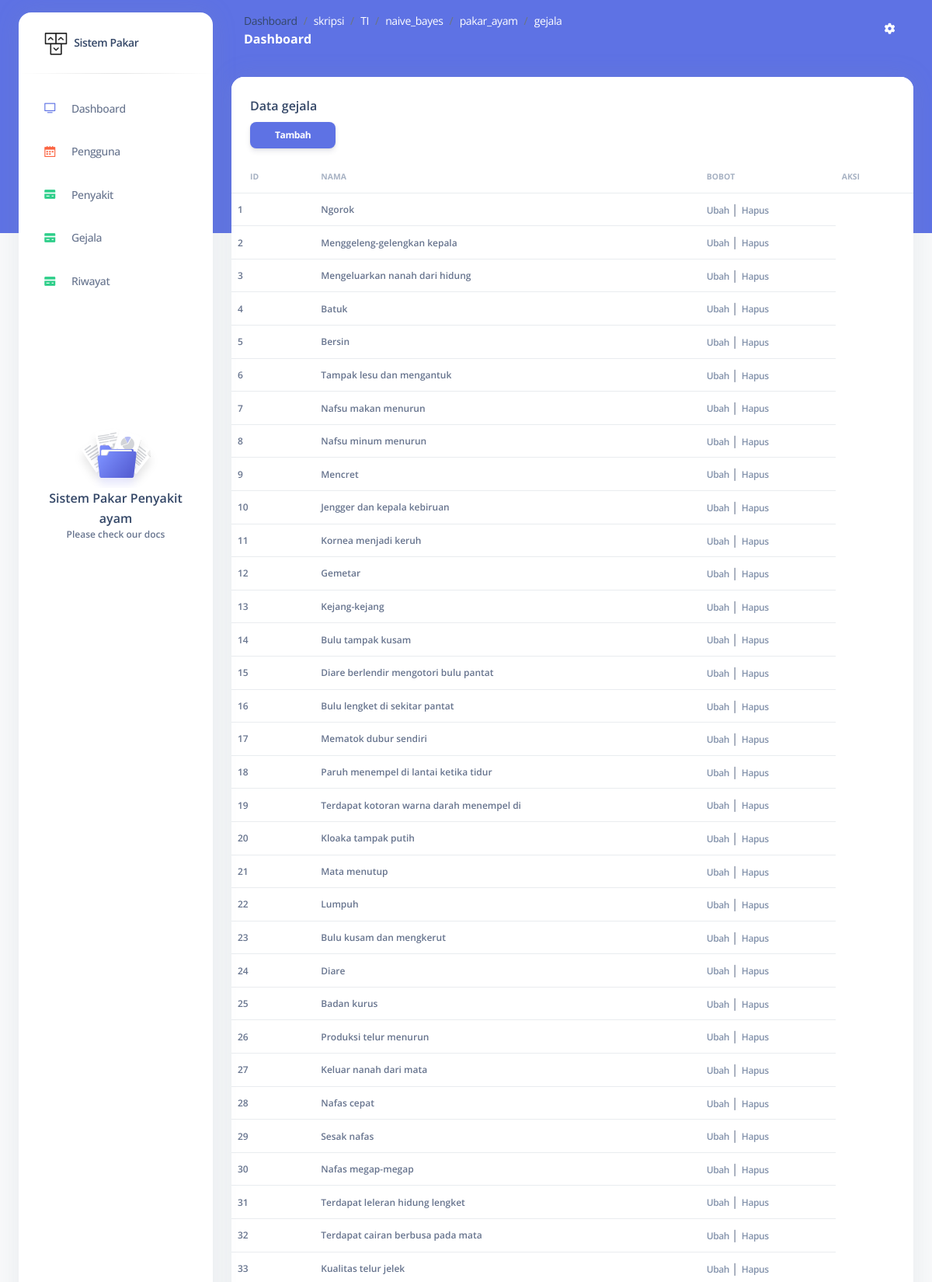
/index.php/gejala (upper part), run on the app's committed database.
### tables this page shows
CREATE TABLE `gejala` (
  `id` int NOT NULL,
  `nama` varchar(40) NOT NULL
);

### application/views/backend/layout/content.php (called while the page is built)
<?php
include str_replace("system", "application/views/backend/content", BASEPATH)."/$content.php";
 ?>

### application/controllers/Gejala.php (called while the page is built, shortened)
<?php
class Gejala extends CI_Controller {
	function __construct()
  	{
		$this->low = "gejala";
		$this->cap = "Gejala";
		$this->load->helper("Response_helper");
		$this->load->helper("Input_helper");
    }
    public function index(){
		$data['title'] = "Data $this->cap";
		$data['content'] = "$this->low/index";
		$data['data'] = $this->db->get("$this->low")->result_array();
        $this->load->view('backend/index',$data);
    }
}

### index.php (called while the page is built, shortened)
<?php
require_once BASEPATH.'core/CodeIgniter.php';

### application/views/backend/content/gejala/index.php (the view, shortened to what this page needs)
<div class="container-fluid py-4">
      <div class="row">
        <div class="col-12">
          <div class="card mb-4">
            <div class="card-header pb-0">
              <h6>Data <?= $this->low ?></h6>
              <a href="<?= base_url($this->low.'/add') ?>"><button class="btn btn-primary btn-sm ms-auto ">Tambah</button></a>
            </div>
            <div class="card-body px-0 pt-0 pb-2">
              <div class="table-responsive p-0">
                <table class="table align-items-center mb-0">
                  <thead>
                    <tr>
                      <th class="text-uppercase text-secondary text-xxs font-weight-bolder opacity-7">ID</th>
                      <th class="text-uppercase text-secondary text-xxs font-weight-bolder opacity-7 ps-2">Nama</th>
                      <th class="text-uppercase text-secondary text-xxs font-weight-bolder opacity-7 ps-2">Bobot</th>
                      <th class="text-uppercase text-secondary text-xxs font-weight-bolder opacity-7 ps-2">Aksi</th>
                    </tr>
                  </thead>
                  <tbody>
                  <?php
                    $no = 1;
                    foreach ($data as $d) {
                    ?>
                    <tr>
                     <td class="text-xs font-weight-bold mb-0"><?= $no ?></td>
                     <td>
                        <p class="text-xs font-weight-bold mb-0"><?= $d['nama'] ?></p>
                      </td>
                      <td class="align-middle">
                        <a href="<?= base_url($this->low.'/edit/'.$d['id']) ?>" class="text-secondary font-weight-bold text-xs" data-toggle="tooltip" data-original-title="Edit user">
                          Ubah
                        </a>
                        |
                        <a href="<?= base_url($this->low.'/delete/'.$d['id']) ?>" class="text-secondary font-weight-bold text-xs " onclick="return hapus()" data-toggle="tooltip" data-original-title="Hapus user">
                          Hapus
                        </a>
                      </td>
                    </tr>
                    <?php $no++;} ?>
                  </tbody>
                </table>
              </div>
            </div>
          </div>
        </div>
      </div>
    </div>

### data on the page
gejala: nama "Ngorok"
gejala: nama "Menggeleng-gelengkan kepala"
gejala: nama "Mengeluarkan nanah dari hidung"
gejala: nama "Batuk"
gejala: nama "Bersin"
gejala: nama "Tampak lesu dan mengantuk"
gejala: nama "Nafsu makan menurun"
gejala: nama "Nafsu minum menurun"
gejala: nama "Mencret"
gejala: nama "Jengger dan kepala kebiruan"
gejala: nama "Kornea menjadi keruh"
gejala: nama "Gemetar"
gejala: nama "Kejang-kejang"
gejala: nama "Bulu tampak kusam"
gejala: nama "Diare berlendir mengotori bulu pantat"
gejala: nama "Bulu lengket di sekitar pantat"
gejala: nama "Mematok dubur sendiri"
gejala: nama "Paruh menempel di lantai ketika tidur"
gejala: nama "Terdapat kotoran warna darah menempel di"
gejala: nama "Kloaka tampak putih"
gejala: nama "Mata menutup"
gejala: nama "Lumpuh"
gejala: nama "Bulu kusam dan mengkerut"
gejala: nama "Diare"
gejala: nama "Badan kurus"
gejala: nama "Produksi telur menurun"
gejala: nama "Keluar nanah dari mata"
gejala: nama "Nafas cepat"
gejala: nama "Sesak nafas"
gejala: nama "Nafas megap-megap"
gejala: nama "Terdapat leleran hidung lengket"
gejala: nama "Terdapat cairan berbusa pada mata"
gejala: nama "Kualitas telur jelek"

### other printed values
$link[$i] "skripsi"
$link[$i] "TI"
$link[$i] "naive_bayes"
$link[$i] "pakar_ayam"
$link[$i] "gejala"
$this->low "gejala"
